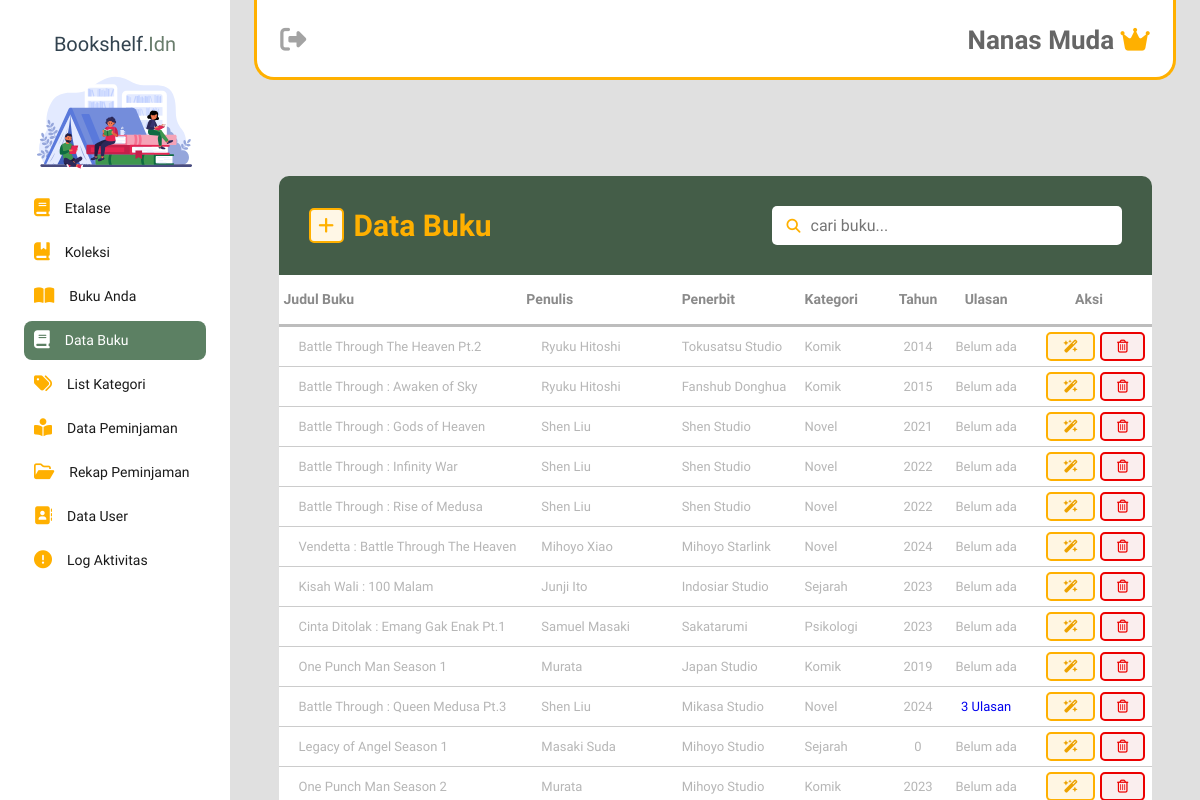
The page /admin_petugas/data-buku.php (signed in) on the database its author committed.
### tables this page shows
CREATE TABLE `buku` (
  `bukuID` int(11) NOT NULL,
  `perpusID` int(11) NOT NULL,
  `judul` varchar(255) NOT NULL,
  `penulis` varchar(255) NOT NULL,
  `penerbit` varchar(255) NOT NULL,
  `tahunterbit` int(11) NOT NULL,
  `kategoriID` int(11) NOT NULL,
  `foto` varchar(255) NOT NULL,
  `deskripsi` text NOT NULL,
  `isibuku` text NOT NULL,
  `stok` int(11) NOT NULL,
  `created_at` timestamp NOT NULL DEFAULT current_timestamp() ON UPDATE current_timestamp()
);

CREATE TABLE `kategoribuku` (
  `kategoriID` int(11) NOT NULL,
  `namakategori` varchar(255) NOT NULL,
  `created_at` timestamp NOT NULL DEFAULT current_timestamp() ON UPDATE current_timestamp()
);

### admin_petugas/data-buku.php (the view, shortened to what this page needs)
<?php
    include "../koneksi.php";
?>
<!DOCTYPE html>
<html lang="en">
<head>
    <link rel="stylesheet" href="https://cdnjs.cloudflare.com/ajax/libs/jquery-nice-select/1.1.0/css/nice-select.min.css">
    <link rel="stylesheet" href="../css/data-buku.css?v=<?php echo time(); ?>">
</head>
<body>
    <?php require '../sidebar.php' ?>
    <?php require 'navbar.php'?>
<div class="card">
    <h5 class="card-header">
        <div class="header">
            <div class="addcontent-icon" onclick="showAddbookPopup()" id="addbook-icon">
                <i class="fa-solid fa-plus"></i>
            </div>Data Buku
        </div>
        <div class="search"><i class="fa-solid fa-magnifying-glass"></i><input type="search" name="search" id="searchInput" placeholder="cari buku..."></div>
    </h5>
    <div class="table-responsive">
        <table class="table-hover" style="max-height: 40vh; overflow: scroll;">
            <thead class="head-table">
                <tr>
                    <th style="padding-right: 5px;">Judul Buku</th>
                    <th style="padding-left: 5px; padding-right: 5px;">Penulis</th>
                    <th style="width: 140px; padding-left: 5px; padding-right: 5px;">Penerbit</th>
                    <th style="width: 100px; padding-left: 5px; padding-right: 5px;">Kategori</th>
                    <th style="width: 70px; text-align: center; padding-left: 5px; padding-right: 5px;">Tahun</th>
                    <th style="width: 100px; padding-left: 5px; padding-right: 5px; text-align: center;">Ulasan</th>
                    <th style="width: 120px; text-align: center;">Aksi</th>
                </tr>
            </thead>
            <tbody class="table-body">
            <?php
                $query = "SELECT buku.*, kategoribuku.namakategori FROM buku
                          LEFT JOIN kategoribuku ON buku.kategoriID = kategoribuku.kategoriID";
                $result = mysqli_query($koneksi, $query);
            ?>
                <?php while ($row = mysqli_fetch_assoc($result)) :
                    $bukuID = $row['bukuID'];
                    $sql_jumlah_ulasan = "SELECT COUNT(*) AS jumlah FROM ulasanbuku WHERE bukuID = $bukuID AND ulasan <> ''";
                    $result_jumlah_ulasan = $koneksi->query($sql_jumlah_ulasan);
                    $row_jumlah_ulasan = $result_jumlah_ulasan->fetch_assoc();
                    $jumlah_ulasan = $row_jumlah_ulasan['jumlah'];
                ?>
                    <tr class="searchable">
                        <td style="padding-right: 5px;"><?php echo $row['judul']; ?></td>
                        <td styk="padding-left: 5px; padding-right: 5px;"><?php echo $row['penulis']; ?></td>
                        <td style="width: 140px; padding-left: 5px; padding-right: 5px;"><?php echo $row['penerbit']; ?></td>
                        <td style="width: 100px; padding-left: 5px; padding-right: 5px;"><?php echo $row['namakategori']; ?></td>
                        <td style="width: 70px; text-align: center; padding-left: 5px; padding-right: 5px;"><?php echo $row['tahunterbit']; ?></td>
                        <td style="width: 70px; text-align: center; padding-left: 5px; padding-right: 5px; text-align: center;">
                            <?php if ($jumlah_ulasan > 0) : ?>
                                <a href="ulasan-buku.php?id=<?= $bukuID; ?>" class="ulsasan-link">
                                    <?php echo $jumlah_ulasan . " Ulasan"; ?>
                                </a>
                            <?php else : ?>
                                <?php echo "Belum ada"; ?>
                            <?php endif; ?>
                        </td>
                        <td style="width: 125px; display: flex; gap: 5px; justify-content: space-between; align-items: center; flex-direction: row;">
                            <a href="editbuku.php?id=<?= $bukuID; ?>">
                                <button class="edit-btn"><i class="fa-solid fa-wand-magic-sparkles"></i></button>
                            </a>
                            <button class="deletebook-btn" data-id="<?php echo $bukuID; ?>"><i class="fa-regular fa-trash-can"></i></button>
                        </td>
                    </tr>
                <?php endwhile; ?>
            </tbody>
        </table>
    </div>
</div>
</body>
</html>

### css/data-buku.css (style rules this page uses)
.card { width: 90%; background-color: #445D48; margin: 30px auto; border-radius: 10px; margin-top: 12vh; padding-bottom: 10px; }
.card-header { padding: 30px; color: #FFB000; font-family: var(--default); font-size: 30px; display: flex; align-items: center; flex-direction: row; justify-content: space-between; line-height: 35px; }
.card-header .header { display: flex; justify-content: space-between; align-items: center; }
.card-header .search { display: flex; align-items: center; background-color: #fff; padding: 10px 15px; border-radius: 5px; font-size: 16px; width: 350px; }
.card-header .search input[type="search"] { font-size: 16px; font-family: var(--default); width: 100%; }
.card-header .search input[type="search"]::placeholder { transition: .2s; }
.card-header .search i { font-size: 14px; margin-right: 10px; }
.card-header .addcontent-icon { color: #FFB000; width: 35px; height: 35px; font-size: 18px; font-weight: bold; display: flex; justify-content: center; align-items: center; border: 2px solid #FFB000; background-color: #fff7e6; border-radius: 5px; margin-right: 10px; transition: .2s; }
.table-hover { font-family: var(--default); width: 100%; border-collapse: collapse; background-color: #fff; }
.head-table { font-size: 14px; color: #8a8a8a; }
.head-table tr { border-bottom: 3px solid #bdbdbd; width: 100%; height: 50px; position: sticky; top: 0; }
.head-table th { padding: 10px 5px; border-left: none; text-align: left; }
.table-body tr { border-top: 1px solid #ccc; width: 100%; }
.table-body td { overflow: hidden; text-overflow: ellipsis; white-space: nowrap; color: #b6b6b6; font-weight: 400; padding: 5px 20px; text-align: left; font-size: 13px; }
.edit-btn, .deletebook-btn, .deletecategory-btn { display: flex; justify-content: center; align-items: center; font-size: 13px; padding: 6px 15px; border-radius: 5px; transition: .2s; }
.edit-btn { color: #eca201; background-color: #fff6e3; border: 2px solid #FFB000; }
.deletecategory-btn, .deletebook-btn { color: #ec0000; background-color: #faeeee; border: 2px solid #ec0000; }

### css/style.css (style rules this page uses)
:root { --primary : #001524; --secondary : #445D48; --third-color : #D6CC99; --fourth-color : #FDE5D4; --dark : #1a1a1a; --logo : "Yeseva One", serif; --default : "Josefin Sans", sans-serif; --script : "Poppins", sans-serif; }
* { margin: 0; padding: 0; box-sizing: border-box; outline: none; border: none; text-decoration: none; list-style: none; }

### rows shown on the page
buku: judul "Battle Through The Heaven Pt.2", penulis "Ryuku Hitoshi", penerbit "Tokusatsu Studio", kategoriID.namakategori "Komik", tahunterbit "2014", shows "Belum ada"
buku: judul "Battle Through : Awaken of Sky", penulis "Ryuku Hitoshi", penerbit "Fanshub Donghua", kategoriID.namakategori "Komik", tahunterbit "2015", shows "Belum ada"
buku: judul "Battle Through : Gods of Heaven", penulis "Shen Liu", penerbit "Shen Studio", kategoriID.namakategori "Novel", tahunterbit "2021", shows "Belum ada"
buku: judul "Battle Through : Infinity War", penulis "Shen Liu", penerbit "Shen Studio", kategoriID.namakategori "Novel", tahunterbit "2022", shows "Belum ada"
buku: judul "Battle Through : Rise of Medusa", penulis "Shen Liu", penerbit "Shen Studio", kategoriID.namakategori "Novel", tahunterbit "2022", shows "Belum ada"
buku: judul "Vendetta : Battle Through The Heaven", penulis "Mihoyo Xiao", penerbit "Mihoyo Starlink", kategoriID.namakategori "Novel", tahunterbit "2024", shows "Belum ada"
buku: judul "Kisah Wali : 100 Malam", penulis "Junji Ito", penerbit "Indosiar Studio", kategoriID.namakategori "Sejarah", tahunterbit "2023", shows "Belum ada"
buku: judul "Cinta Ditolak : Emang Gak Enak Pt.1", penulis "Samuel Masaki", penerbit "Sakatarumi", kategoriID.namakategori "Psikologi", tahunterbit "2023", shows "Belum ada"
buku: judul "One Punch Man Season 1", penulis "Murata", penerbit "Japan Studio", kategoriID.namakategori "Komik", tahunterbit "2019", shows "Belum ada"
buku: judul "Battle Through : Queen Medusa Pt.3", penulis "Shen Liu", penerbit "Mikasa Studio", kategoriID.namakategori "Novel", tahunterbit "2024", jumlah_ulasan "3"
buku: judul "Legacy of Angel Season 1", penulis "Masaki Suda", penerbit "Mihoyo Studio", kategoriID.namakategori "Sejarah", tahunterbit "0", shows "Belum ada"
buku: judul "One Punch Man Season 2", penulis "Murata", penerbit "Mihoyo Studio", kategoriID.namakategori "Komik", tahunterbit "2023", shows "Belum ada"

### other values the page prints
$item["description"] "Etalase"
$item["description"] "Koleksi"
$item["description"] "Buku Anda"
$item["description"] "Data Buku"
$item["description"] "List Kategori"
$item["description"] "Data Peminjaman"
$item["description"] "Rekap Peminjaman"
$item["description"] "Data User"
$item["description"] "Log Aktivitas"
$namalengkap "Nanas Muda"
